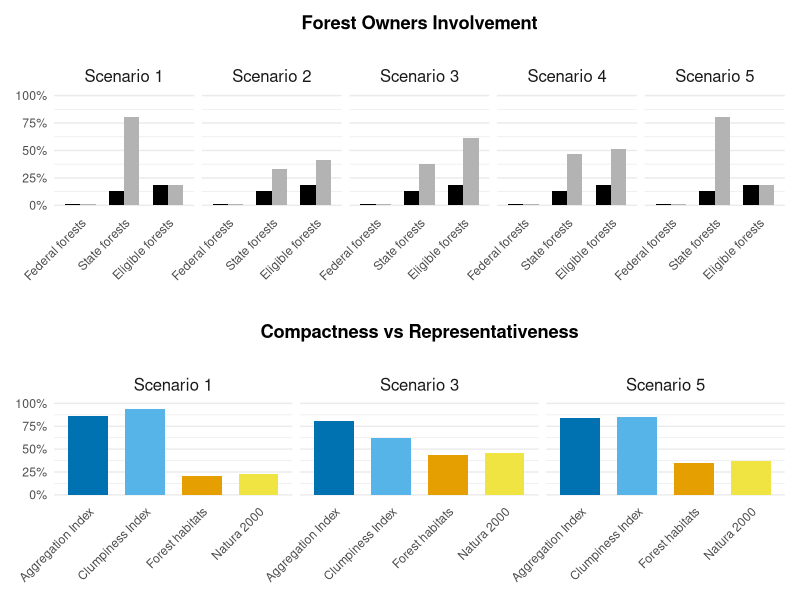
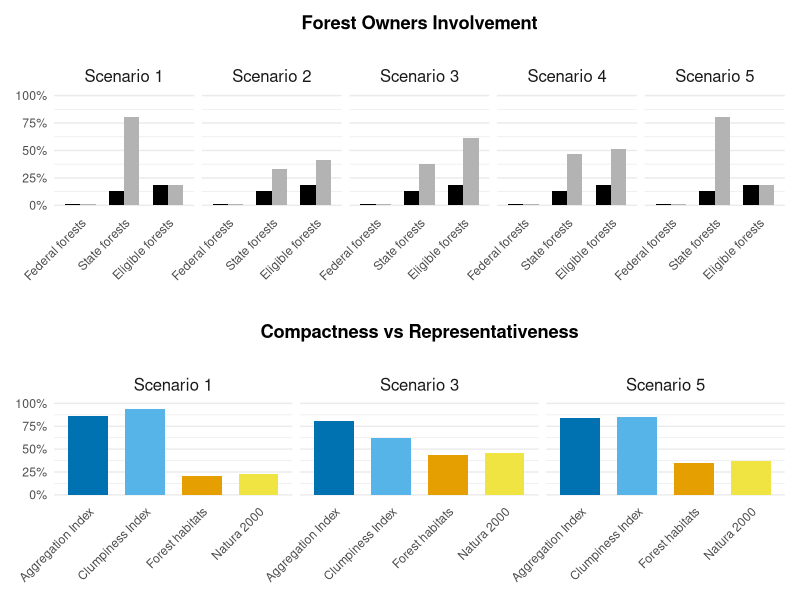

The R source for these figures, in order:
#load librariess
library(ggplot2)  
library(patchwork)
library(RColorBrewer)

# Dati per la prima serie
data1 <- data.frame(
  scenario = rep(paste("Scenario", 1:5), each = 6),
  ownership = rep(c("Federal forests", "State forests", "Eligible forests"), each = 2, times = 5),
  type = rep(c("Initial", "New"), 15),
  value = c(
    # Scenario 1
    0.016, 0.016, 0.13, 0.802, 0.182, 0.182,
    # Scenario 2
    0.016, 0.016, 0.13, 0.331, 0.182, 0.412,
    # Scenario 3
    0.016, 0.016, 0.13, 0.376, 0.182, 0.617,
    # Scenario 4
    0.016, 0.016, 0.13, 0.467, 0.182, 0.517,
    # Scenario 5
    0.016, 0.016, 0.13, 0.802, 0.182, 0.182
  )
)

# Impostare l'ordine corretto per le forest ownership
data1$ownership <- factor(data1$ownership, levels = c("Federal forests", "State forests", "Eligible forests"))


# Dati per la seconda serie
data2 <- data.frame(
  scenario = rep(paste("Scenario", c(1, 3, 5)), each = 4),
  metric = rep(c("Aggregation Index", "Clumpiness Index", "Forest habitats", "Natura 2000"), 3),
  value = c(
    # Scenario 1
    0.857, 0.939, 0.203, 0.233,
    # Scenario 3
    0.806, 0.625, 0.434, 0.459,
    # Scenario 5
    0.841, 0.852, 0.350, 0.372
  )
)

# Impostare l'ordine corretto per le metriche
data2$metric <- factor(data2$metric, levels = c("Aggregation Index", "Clumpiness Index", "Forest habitats", "Natura 2000"))


# Dati per la terza serie
features <- c("91D0", "91E0", "91E0; NAX0", "91E0; NAC0", "91F0", "NA00", "NAB0", "NAC0", "NAC0; NAX0", "NAD0", 
              "NAV0", "NAW0", "9110", "9110; 91E0", "9130", "9150", "9160", "9170", "9180", "9190", 
              "NAX0", "NAX0; NAY0", "NAY0", "91D1", "NAK0", "Natura 2000")

values_scenario1 <- c(13, 11, 0, 0, 8, 14, 13, 4, 5, 38, 7, 12, 29, 0, 25, 4, 18, 20, 19, 15, 3, 0, 29, 0, 50, 20)
values_scenario3 <- c(33, 36, 33, 38, 38, 41, 41, 32, 37, 66, 32, 42, 50, 41, 45, 33, 44, 51, 45, 45, 31, 100, 57, 40, 20, 43)
values_scenario5 <- c(26, 22, 0, 5, 33, 29, 19, 15, 68, 44, 25, 13, 47, 91, 33, 14, 38, 26, 23, 39, 9, 0, 34, 0, 20, 35)

data3 <- data.frame(
  scenario = rep(paste("Scenario", c(1, 3, 5)), each = 26),
  category = rep(features, 3),
  value = c(values_scenario1, values_scenario3, values_scenario5) / 100  # Convertito in decimali
)

# Impostare l'ordine corretto per le categorie
data3$category <- factor(data3$category, levels = features)


# Funzione per il tema comune
common_theme <- function() {
  theme_minimal() +
    theme(
      legend.position = "none",
      axis.text.x = element_text(angle = 45, hjust = 1),
      strip.text = element_text(size = 12, face = "plain"),
      plot.title = element_text(hjust = 0.5, face = "bold", margin = margin(b = 20)),
      axis.title.y = element_blank()
    )
}

# Prima serie di barplot
p1 <- ggplot(data1, aes(x = ownership, y = value, fill = type)) +
  geom_bar(stat = "identity", position = "dodge", width = 0.7) +
  scale_fill_manual(values = c("Initial" = "black", "New" = "grey70")) +
  facet_grid(~ scenario, scales = "free_x", space = "free_x") +
  labs(title = "Forest Owners Involvement", x = NULL) +
  common_theme() +
  scale_y_continuous(limits = c(0, 1), labels = scales::percent)

#rimuovo griglia in sfondo
p1 <- p1 + theme(
  panel.grid.major.x = element_blank(),
  panel.grid.minor.x = element_blank()
)


# Seconda serie di barplot (risolvendo commento di Trishna)
p2 <- ggplot(data2, aes(x = metric, y = value, fill = metric)) +
  geom_bar(stat = "identity", width = 0.7) +
  scale_fill_manual(
    values = c(
      "Aggregation Index" = "#0072B2",        # blu intenso
      "Clumpiness Index" = "#56B4E9",        # azzurro
      "Forest habitats" = "#E69F00", # arancione
      "Natura 2000" = "#F0E442"  # giallo
    )
  ) +
  facet_grid(~ scenario, scales = "free_x", space = "free_x") +
  labs(title = "Compactness vs Representativeness", x = NULL, y = "Percentage") +
  common_theme() +
  scale_y_continuous(limits = c(0, 1), labels = scales::percent)

p2 <- p2 + theme(
  panel.grid.major.x = element_blank(),
  panel.grid.minor.x = element_blank()
)

# Terza serie di barplot
p3 <- ggplot(data3, aes(x = category, y = value, fill = factor(scenario))) +
  geom_bar(stat = "identity", width = 0.8) +
  scale_fill_brewer(palette = "Dark2") +
  facet_grid(~ scenario, scales = "free_x", space = "free_x") +
  geom_hline(yintercept = 0.3, color = "black", linetype = "solid", size = 0.5) +
  labs(title = "Priority Areas Coverage of Ecologically Valuable Areas", x = "") +
  common_theme() +
  theme(
    axis.text.x = element_text(angle = 45, hjust = 1, size = 6),
    axis.text.x.bottom = element_text(size = 6, hjust = 1, angle = 45)  # Aggiungi questa riga
  ) +
  scale_y_continuous(limits = c(0, 1), labels = scales::percent)

p3 <- p3 + theme(
  panel.grid.major.x = element_blank(),
  panel.grid.minor.x = element_blank()
)


# Combinare i plot verticalmente con più spazio tra loro
#final_plot <- p1 / plot_spacer() / p2 / plot_spacer() / p3 +
# plot_layout(heights = c(1.2, 0.1, 1, 0.1, 1))

# metto solo p1 e p2 uno sopra l'altro come da commento di Francesco
final_plot <- p1 / plot_spacer() / p2 + 
  plot_layout(heights = c(1.2, 0.1, 1))

# Visualizzare il plot
print(final_plot)

# Salvare il plot come immagine ad alta risoluzione
ggsave("figure2.png", final_plot, width = 12, height = 18, dpi = 1000)
